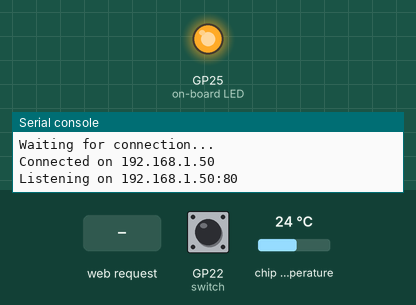
This program was run on a simulated Raspberry Pi Pico running MicroPython. On the bench: output pins drawn as LEDs (lit = HIGH), the last lines printed to the serial console. Inputs (shaded band) come from the test bench; at power-on: GP22 (switch) HIGH, chip temperature 24 °C. WiFi joins after 1.5 s.

Above: at 2.1 s.
At 15.2 s:
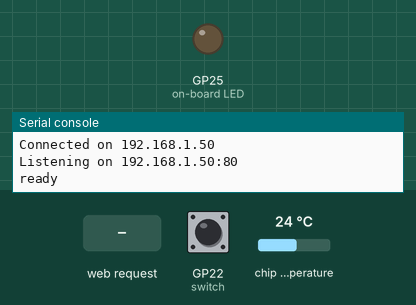
15.3 s: HTTP request GET / received
Timing chart, 0 to 18.3 s (numbered marks = the images above; inputs shaded):
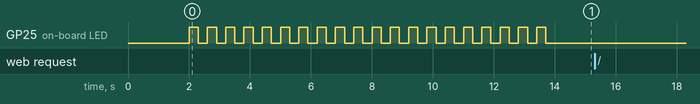

The program:

door_sensor.py
```python
import network
import socket
from time import sleep
from picozero import pico_temp_sensor, pico_led
import machine
import json
import _thread
import select

switch = machine.Pin(22, machine.Pin.IN, machine.Pin.PULL_UP)

defaultPIs = [
    {
        "name": "[Pico] livingRoom-frenchDoor1",
        "delay": 0.3,
        "mac": "28-CD-C1-0F-33-3A",
        "potentialIP": "192.168.1.111",
    },
    {
        "name": "[Pico] livingRoom-frenchDoor2",
        "delay": 0.3,
        "mac": "28-CD-C1-0F-31-62",
        "potentialIP": "192.168.1.241",
    },
    {
        "name": "[Pico] backDoor",
        "delay": 0.3,
        "mac": "28-CD-C1-0F-34-5E",
        "potentialIP": "192.168.1.191",
    },
    {
        "name": "[Pico] frontDoor",
        "delay": 0.3,
        "mac": "28-CD-C1-0F-2B-25",
        "potentialIP": "192.168.1.75",
    },
]

ssid = "***REMOVED_SSID***"
password = "***REMOVED_PASSWORD***"


def find_device(mac_address, devices):
    for device in devices:
        if device["mac"] == mac_address:
            return device
    return None


def connect():
    print('connecting')
    wlan = network.WLAN(network.STA_IF)
    wlan.active(True)
    wlan.connect(ssid, password)
    while not wlan.isconnected():
        print("Waiting for connection...")
        sleep(1)
    # Retrieve network configuration
    config = wlan.ifconfig()
    gateway = config[2]  # Gateway is the third element in the tuple
    mac = wlan.config('mac')
    # Format MAC address
    mac_address = '-'.join('%02x' % b for b in mac).upper()
    deviceInfo = find_device(mac_address, defaultPIs)
    if deviceInfo:
        # Configure with static IP, subnet mask, gateway, and gateway (DNS)
        wlan.ifconfig((deviceInfo['potentialIP'], config[1], config[2], config[3]))
    ip = wlan.ifconfig()[0]
    print(f"Connected on {ip}")
    return ip


def open_socket(ip):
    address = (ip, 80)
    connection = socket.socket()
    connection.bind(address)
    connection.listen(5)
    print(f"Listening on {ip}:80")
    return connection


def serve(connection):
    blink_light_range(20)
    print('ready')
    while True:
        try:
           client, addr = connection.accept()
           print("Connection from", addr)
           handle_client(client)
        except KeyboardInterrupt:
            print("Server stopped by user")
            break
        except Exception as e:
            print("Error in serve:", e)


def handle_client(client):
    try:
        request = client.recv(1024)
        print('handling request')
        temperature = pico_temp_sensor.temp
        door_state = "open" if switch.value() else "closed"
        data = {"door_state": door_state, "temperature": temperature}
        response = json.dumps(data)
        print('sending response')
        # Set a timeout for sending data
        # Adjust the timeout value as needed
        client.send("HTTP/1.1 200 OK\r\n")
        client.send("Content-Type: application/json\r\n\r\n")
        client.send(response)
        print('closing connection')
    except Exception as e:
        print("Error handling client:", e)
    finally:
        client.close()
    return True


def light_control():
    print('started light control')
    while True:
        val = switch.value()
        if val == 1:
            pico_led.on()
        else:
            pico_led.off()
        sleep(0.1)


def blink_light():
    while True:
        pico_led.on()
        sleep(0.3)
        pico_led.off()
        sleep(0.3)

def blink_light_range(ran):
    for i in range(ran):
        pico_led.on()
        sleep(0.3)
        pico_led.off()
        sleep(0.3)

def main():
    ip = connect()
    connection = open_socket(ip)
    serve(connection)
    #_thread.start_new_thread(serve, (connection,))
    #light_control()


try:
    main()
except Exception as e:
    print("Error:", e)
    blink_light()
```
